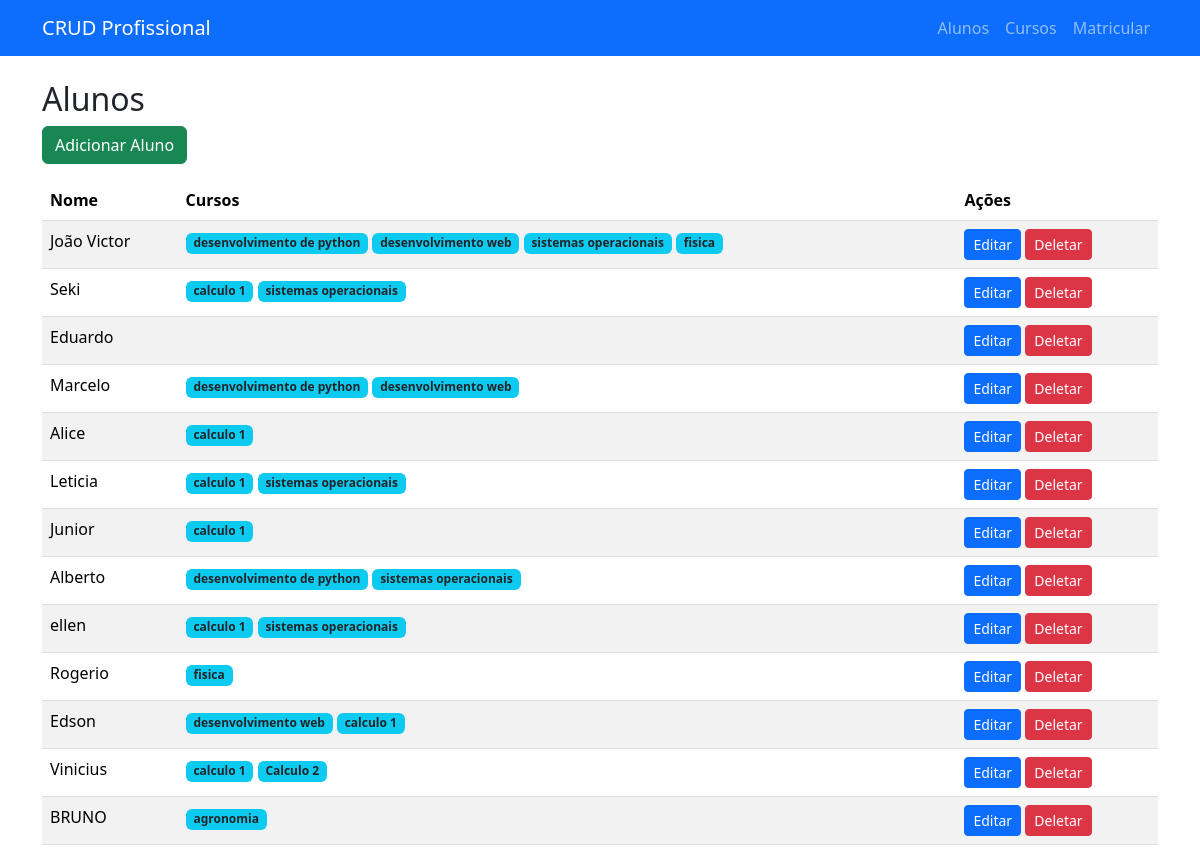
Before: /alunos with the older database file.
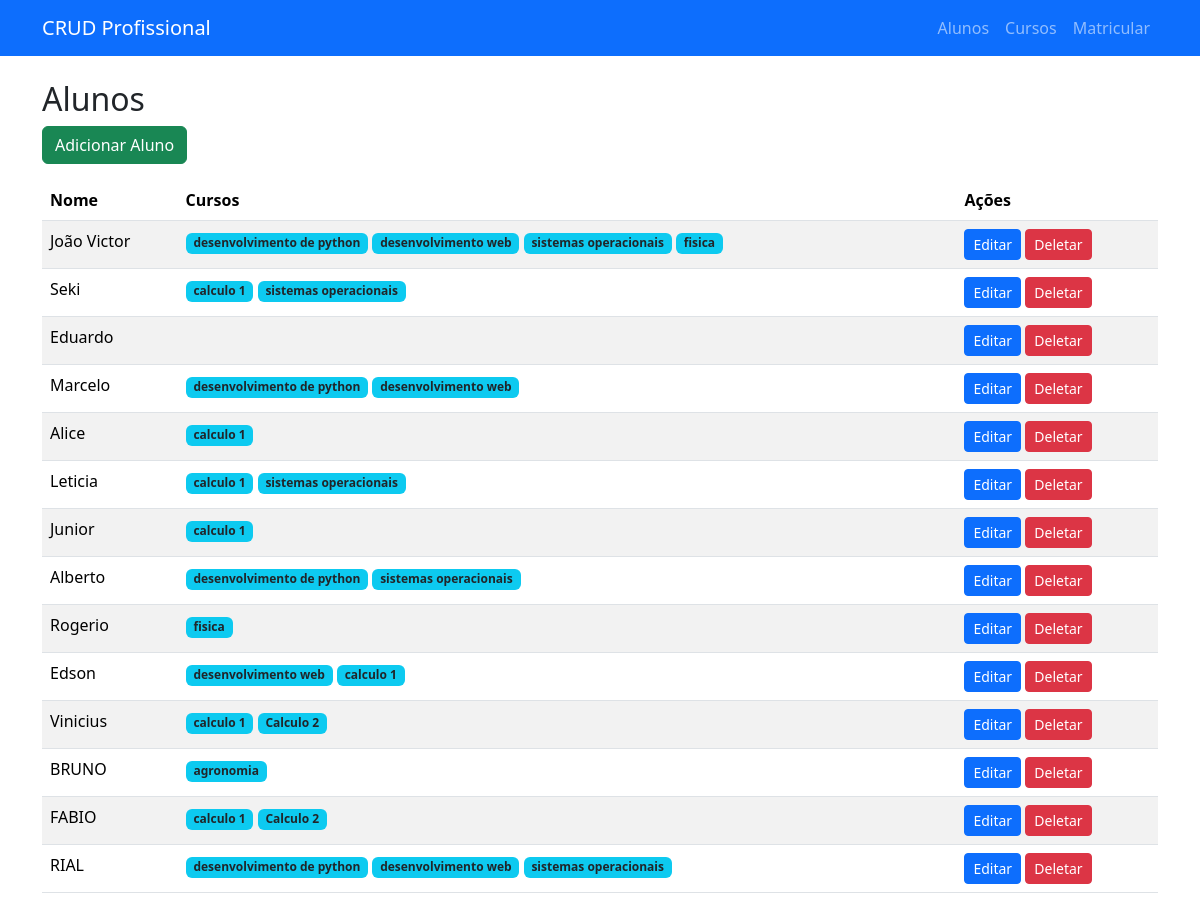
After: the same page with the newer database file.
### app.py (models this page shows)
class Aluno(db.Model):
    id = db.Column(db.Integer, primary_key=True)
    nome = db.Column(db.String(100), nullable=False)
    cursos = db.relationship('Curso', secondary=matriculas, backref=db.backref('alunos', lazy='dynamic'))

class Curso(db.Model):
    id = db.Column(db.Integer, primary_key=True)
    nome = db.Column(db.String(100), nullable=False)

### app.py (the view)
@app.route('/alunos')
def alunos():
    lista_alunos = Aluno.query.all()
    return render_template('alunos.html', alunos=lista_alunos)

### templates/alunos.html
{% extends "base.html" %}
{% block content %}
<h2>Alunos</h2>
<a class="btn btn-success mb-3" href="{{ url_for('adicionar_aluno') }}">Adicionar Aluno</a>
<table class="table table-striped">
    <thead>
        <tr>
            <th>Nome</th>
            <th>Cursos</th>
            <th>Ações</th>
        </tr>
    </thead>
    <tbody>
        {% for aluno in alunos %}
        <tr>
            <td>{{ aluno.nome }}</td>
            <td>
                {% for curso in aluno.cursos %}
                    <span class="badge bg-info text-dark">{{ curso.nome }}</span>
                {% endfor %}
            </td>
            <td>
                <a class="btn btn-primary btn-sm" href="{{ url_for('editar_aluno', id=aluno.id) }}">Editar</a>
                <a class="btn btn-danger btn-sm" href="{{ url_for('deletar_aluno', id=aluno.id) }}">Deletar</a>
            </td>
        </tr>
        {% endfor %}
    </tbody>
</table>
{% endblock %}

### templates/base.html (shortened to what this page needs)
<!doctype html>
<html lang="pt-br">
  <head>
    <link href="https://cdn.jsdelivr.net/npm/bootstrap@5.3.2/dist/css/bootstrap.min.css" rel="stylesheet">
  </head>
  <body>
    <nav class="navbar navbar-expand-lg navbar-dark bg-primary mb-4">
      <div class="container">
        <a class="navbar-brand" href="{{ url_for('index') }}">CRUD Profissional</a>
        <div class="collapse navbar-collapse">
          <ul class="navbar-nav ms-auto">
            <li class="nav-item"><a class="nav-link" href="{{ url_for('alunos') }}">Alunos</a></li>
            <li class="nav-item"><a class="nav-link" href="{{ url_for('cursos') }}">Cursos</a></li>
            <li class="nav-item"><a class="nav-link" href="{{ url_for('matricular') }}">Matricular</a></li>
          </ul>
        </div>
      </div>
    </nav>
    <div class="container">
      {% block content %}{% endblock %}
    </div>
  </body>
</html>

Changed rows visible on the page:
removed Aluno: nome "ellen", Curso (nome "calculo 1"), Curso (nome "sistemas operacionais")
added Aluno: nome "FABIO", Curso (nome "calculo 1"), Curso (nome "Calculo 2")
added Aluno: nome "RIAL", Curso (nome "desenvolvimento de python"), Curso (nome "desenvolvimento web"), Curso (nome "sistemas operacionais")
